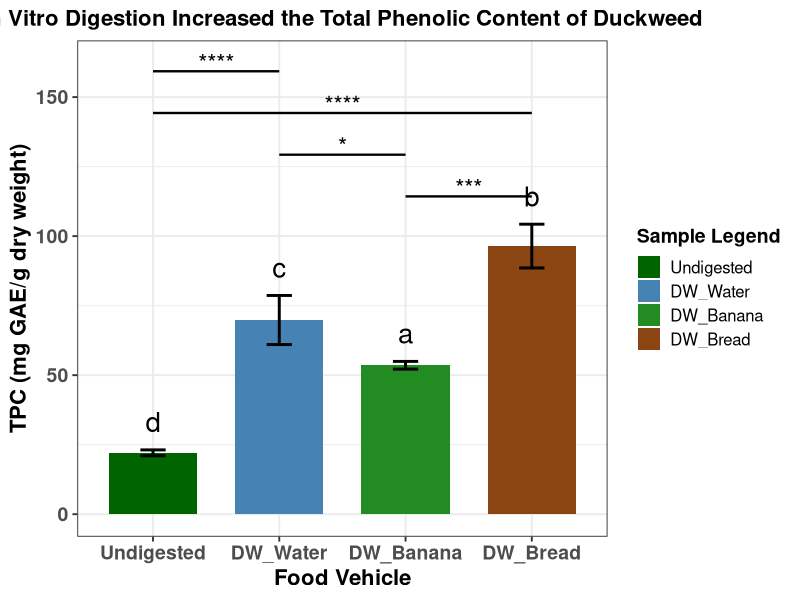

R code for this plot:
library(dplyr)
library(ggplot2)
library(multcompView)

# -----------------------------
# Raw data
# -----------------------------
TPC <- c(
  22.1, 21.0, 23.1,        # Undigested
  80.0, 65.4, 64.1,        # DW-Water
  52.4, 55.1, 53.2,        # DW-Banana
  105.13, 89.83, 94.30     # DW-Bread
)

group <- factor(rep(c("Undigested", "DW_Water", "DW_Banana", "DW_Bread"), each = 3))
df <- data.frame(TPC, group)

# -----------------------------
# ANOVA + Tukey
# -----------------------------
anova_result <- aov(TPC ~ group, data = df)
tukey <- TukeyHSD(anova_result)

# Extract p-values
pvals <- tukey$group[, "p adj"]
names(pvals) <- rownames(tukey$group)

# Tukey letters
letters <- multcompLetters(pvals)$Letters

# -----------------------------
# Summary table (means + SD + letters)
# -----------------------------
df_summary <- df %>%
  group_by(group) %>%
  summarise(
    Mean = mean(TPC),
    SD   = sd(TPC),
    .groups = "drop"
  ) %>%
  mutate(letter = letters[group])

df_summary$Sample <- factor(df_summary$group,
                            levels = c("Undigested", "DW_Water", "DW_Banana", "DW_Bread"))

# -----------------------------
# Function: convert p-value → asterisks
# -----------------------------
p_to_star <- function(p) {
  if (p < 0.0001) return("****")
  if (p < 0.001)  return("***")
  if (p < 0.01)   return("**")
  if (p < 0.05)   return("*")
  return("ns")
}

# -----------------------------
# Build automatic bracket table
# -----------------------------
comparisons <- data.frame(
  comp = names(pvals),
  p = pvals,
  stars = sapply(pvals, p_to_star)
)

# Split "A-B" into two groups
comparisons <- comparisons %>%
  mutate(
    g1 = sub("-.*", "", comp),
    g2 = sub(".*-", "", comp)
  )

# -----------------------------
# REMOVE ONLY the two pairs you specified
# -----------------------------
comparisons <- comparisons %>%
  filter(!(g1 == "Undigested" & g2 == "DW_Banana")) %>%   # remove Undigested–DW_Banana
  filter(!(g1 == "DW_Water" & g2 == "DW_Bread")) %>%      # remove DW_Water–DW_Bread
  filter(!(g1 == "DW_Bread" & g2 == "DW_Water"))          # remove reversed order too

# -----------------------------
# Assign bracket height automatically
# -----------------------------
max_y <- max(df_summary$Mean + df_summary$SD)
comparisons$y <- seq(max_y + 10, max_y + 10 + 15*(nrow(comparisons)-1), by = 15)

# -----------------------------
# ggplot
# -----------------------------
p <- ggplot(df_summary, aes(x = Sample, y = Mean, fill = Sample)) +
  geom_col(width = 0.7) +
  geom_errorbar(aes(ymin = Mean - SD, ymax = Mean + SD),
                width = 0.2, linewidth = 1) +
  geom_text(aes(label = letter, y = Mean + SD + 10), size = 7) +
  
  scale_fill_manual(
    values = c("Undigested" = "darkgreen",
               "DW_Water"   = "steelblue",
               "DW_Banana"  = "forestgreen",
               "DW_Bread"   = "saddlebrown"),
    name = "Sample Legend"
  ) +
  
  theme_bw(base_size = 14) +
  theme(
    legend.position = "right",
    legend.title = element_text(size = 14, face = "bold"),
    legend.text  = element_text(size = 12),
    plot.title = element_text(size = 16, face = "bold", hjust = 0.5),
    axis.text.x = element_text(size = 14, face = "bold"),
    axis.text.y = element_text(size = 14, face = "bold"),
    axis.title.x = element_text(size = 16, face = "bold"),
    axis.title.y = element_text(size = 16, face = "bold")
  ) +
  labs(
    title = "In Vitro Digestion Increased the Total Phenolic Content of Duckweed",
    x = "Food Vehicle",
    y = "TPC (mg GAE/g dry weight)"
  )

# -----------------------------
# Add automatic brackets + asterisks (except removed pairs)
# -----------------------------
for (i in 1:nrow(comparisons)) {
  g1 <- comparisons$g1[i]
  g2 <- comparisons$g2[i]
  y  <- comparisons$y[i]
  stars <- comparisons$stars[i]
  
  x1 <- which(levels(df_summary$Sample) == g1)
  x2 <- which(levels(df_summary$Sample) == g2)
  
  p <- p +
    annotate("segment", x = x1, xend = x2, y = y, yend = y, linewidth = 0.8) +
    annotate("text", x = (x1 + x2)/2, y = y + 3, label = stars, size = 6)
}

print(p)
